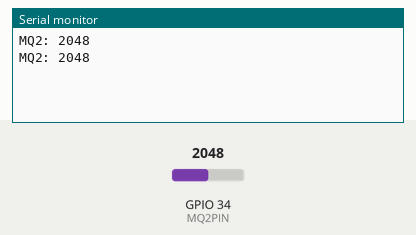
Bench run of a sketch on a simulated ESP32. On the bench: the last lines printed to the serial monitor. The inputs (shaded band) are chosen by the test bench; at power-on: GPIO 34 (MQ2PIN) = 2048.

Above: at 1.8 s.
1.9 s: GPIO 34 (MQ2PIN) set to 2866
At 2.8 s:
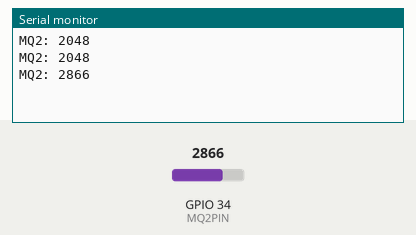
3.4 s: GPIO 34 (MQ2PIN) set to 3603
At 4.8 s:
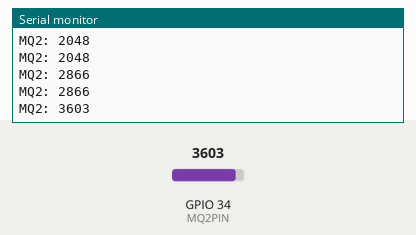
Timing chart, 0 to 6.4 s (numbered marks = the images above; inputs shaded):
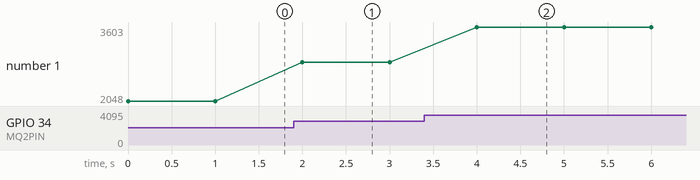

The sketch:

MQ2.ino
```cpp
// FONTE: https://randomnerdtutorials.com/guide-for-mq-2-gas-smoke-sensor-with-arduino/ e https://randomnerdtutorials.com/esp32-adc-analog-read-arduino-ide/

#define MQ2PIN 34

void setup() {
  pinMode(MQ2PIN, INPUT);
  Serial.begin(9600);
}

void loop() {
  int analogSensor = analogRead(MQ2PIN);

  Serial.print("MQ2: ");
  Serial.println(analogSensor);

  delay(1000);
}
```

Measured:
- after the input at 1.9 s, the serial monitor: prints a new line after 0.10 s (image 1)
- after the input at 3.4 s, the serial monitor: prints a new line after 0.60 s (image 2)
- plotted number 1: 2048 → 2866 after the input at 1.9 s, 2866 → 3603 after the input at 3.4 s
